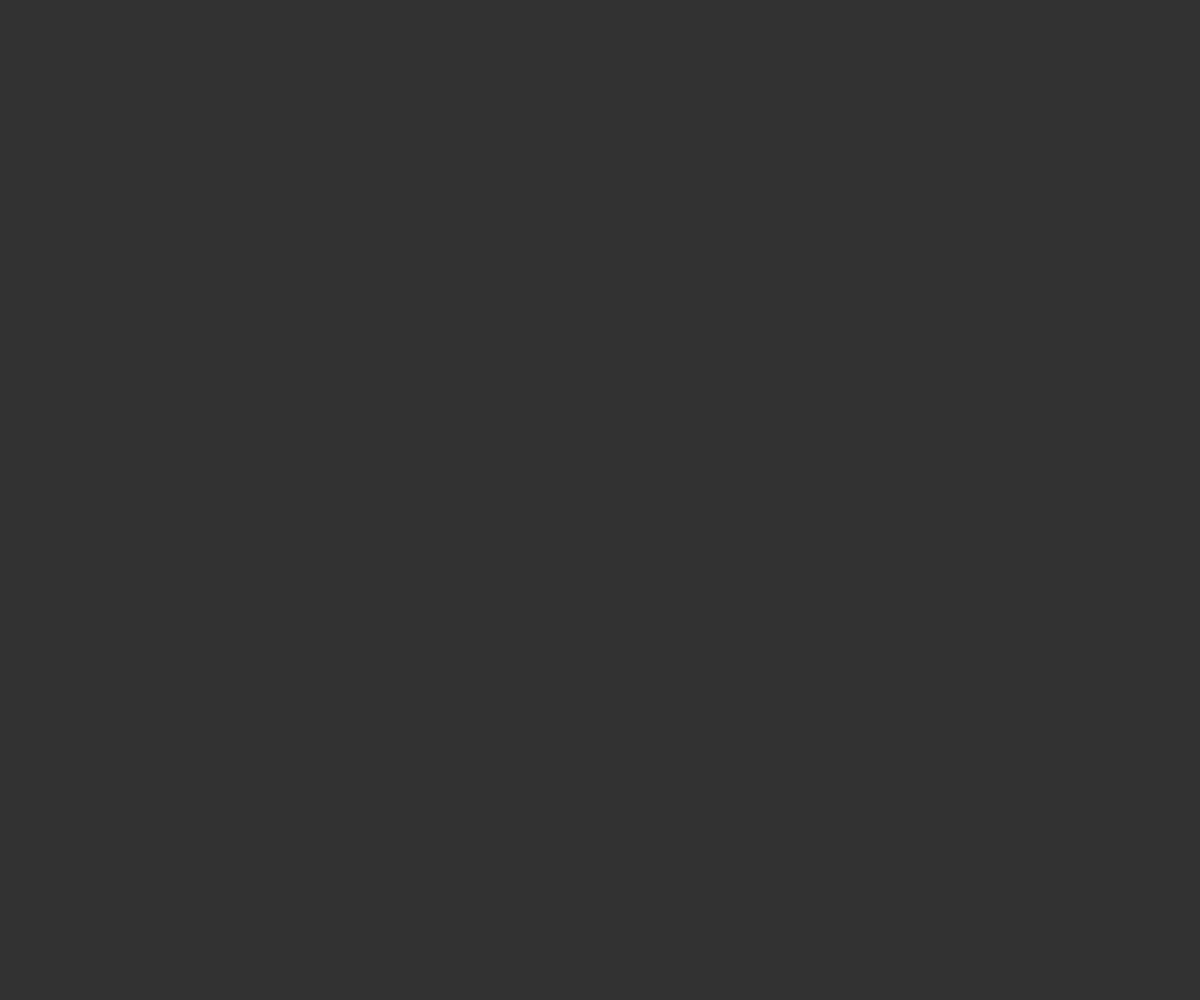
Frame 1 (no input)
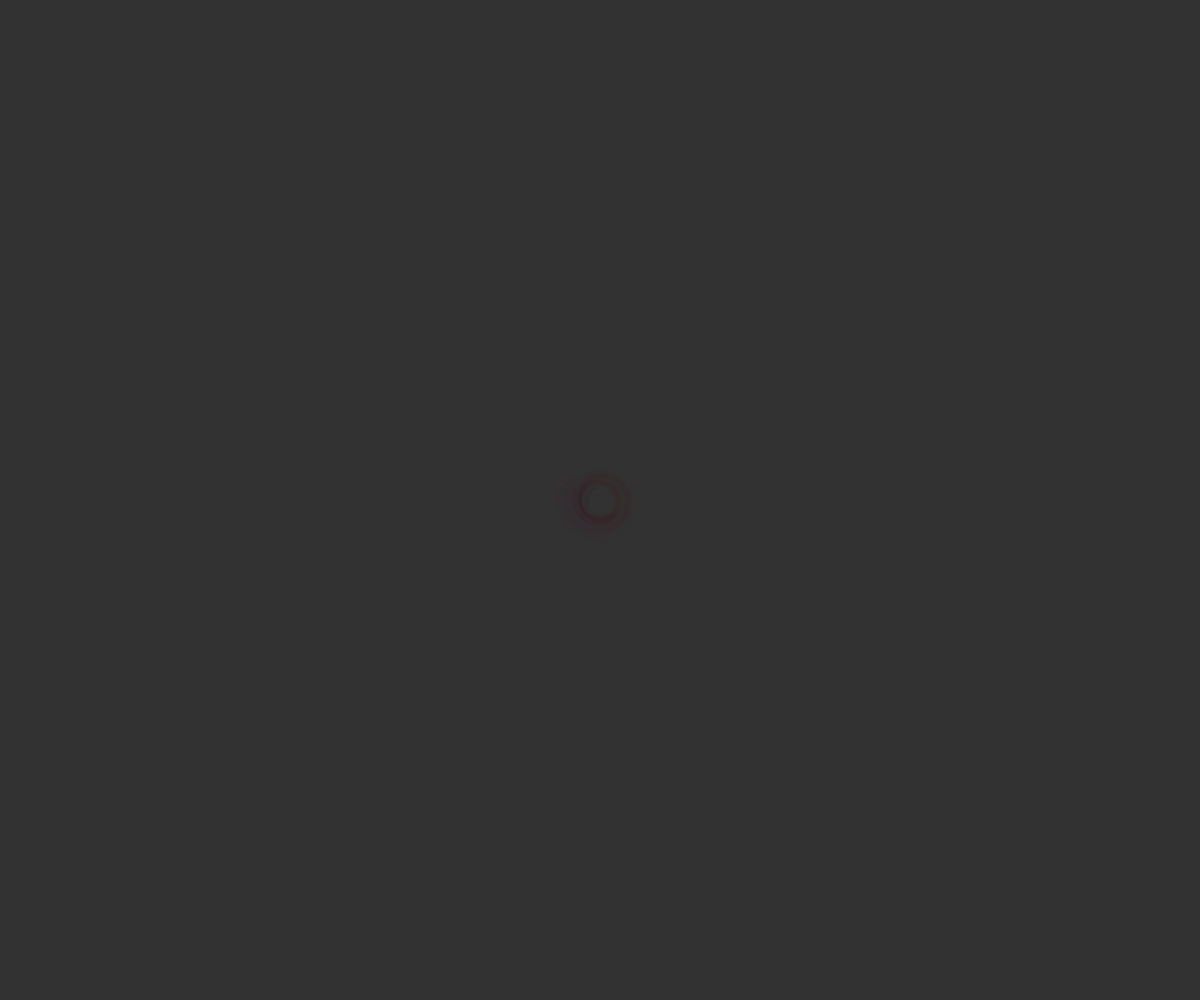
Frame 60 (no input)
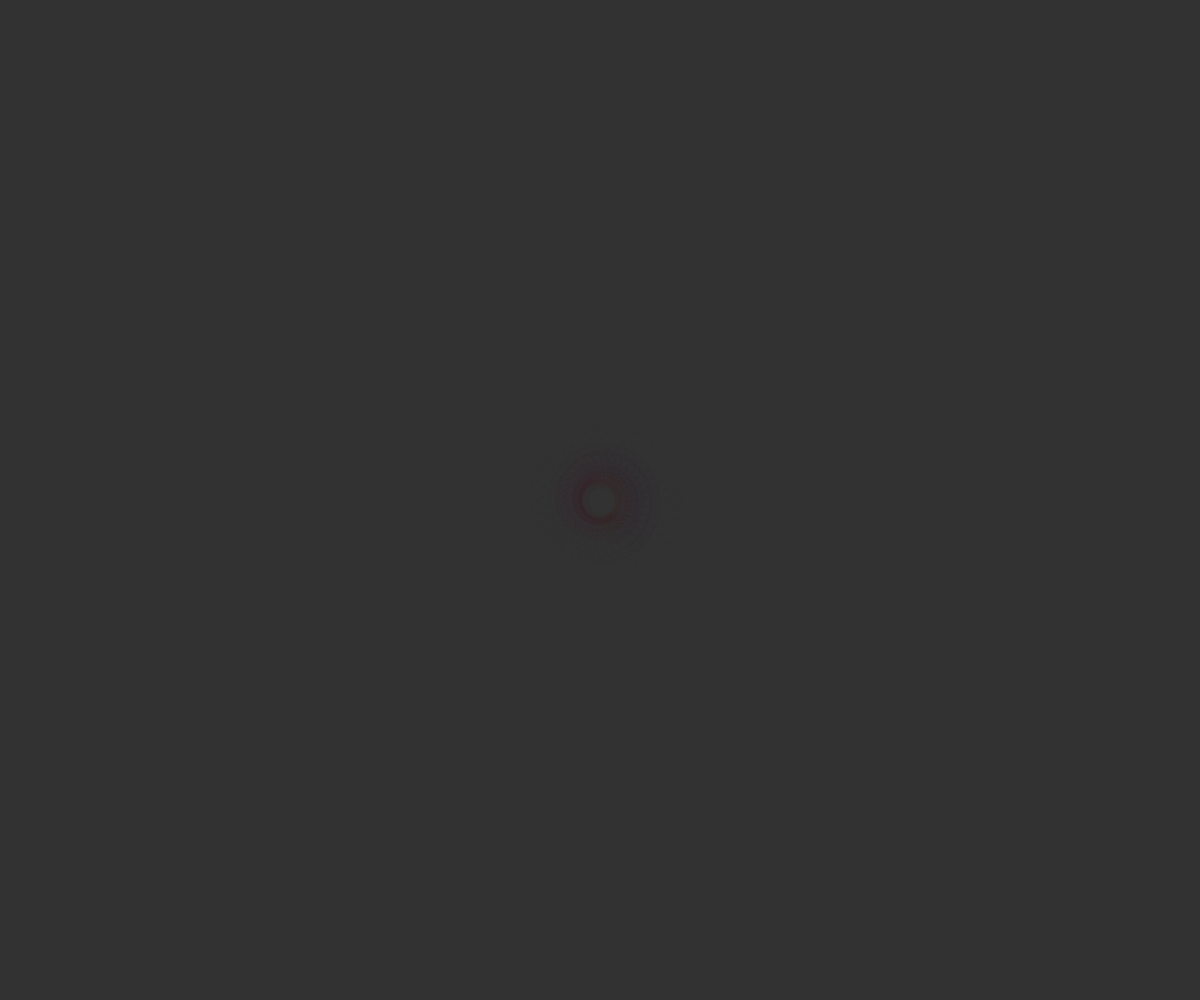
Frame 120 (the mouse pressed at the canvas centre since frame 60)

The p5.js sketch that drew these frames (run headless with seeded random() and noise() and a simulated clock; from frame 60 on, the mouse is pressed at the canvas centre):

// p5.js sketch
// ── sketch.js
function setup() {
  createCanvas(windowWidth, windowHeight);
  background(50);
  angleMode(DEGREES);
  
  frameRate(400);
}

function draw() {
  translate(width/2,height/2);
  rotate(frameCount*10);
  noStroke();
  fill(lerpColor(color(92,0,26,10), color(6,94,79,10), frameCount/200));
  textSize(32+frameCount);
  text("*", 10, 30);
  if (frameCount == 1000) {
  noLoop();
  }
}

function windowResized(){
    resizeCanvas(windowWidth, windowHeight);
}
